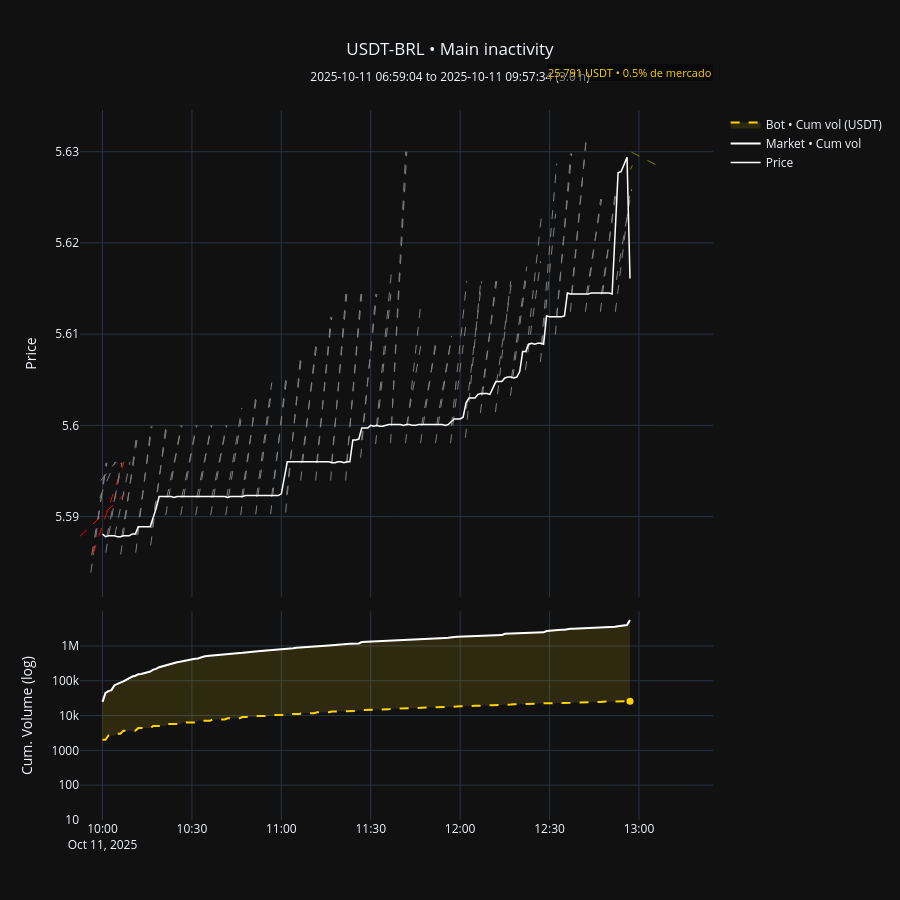
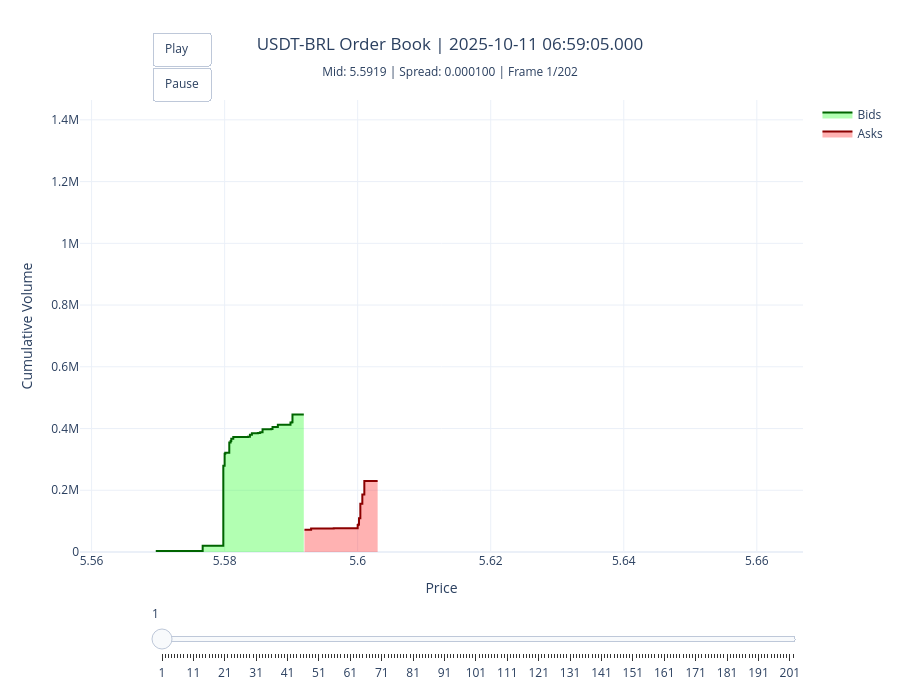

Notebook source saved alongside these figures, in order:
### Code cell
# Analyze main inactivity block (index 0)
analysis = strategy_runs.analyze_block(block_index=0)

# Show execution plot
analysis['execution_plot'].show()

# Show orderbook animation
if analysis['orderbook_animation']:
  analysis['orderbook_animation'].show()

# Print summary
print(analysis['summary'])
